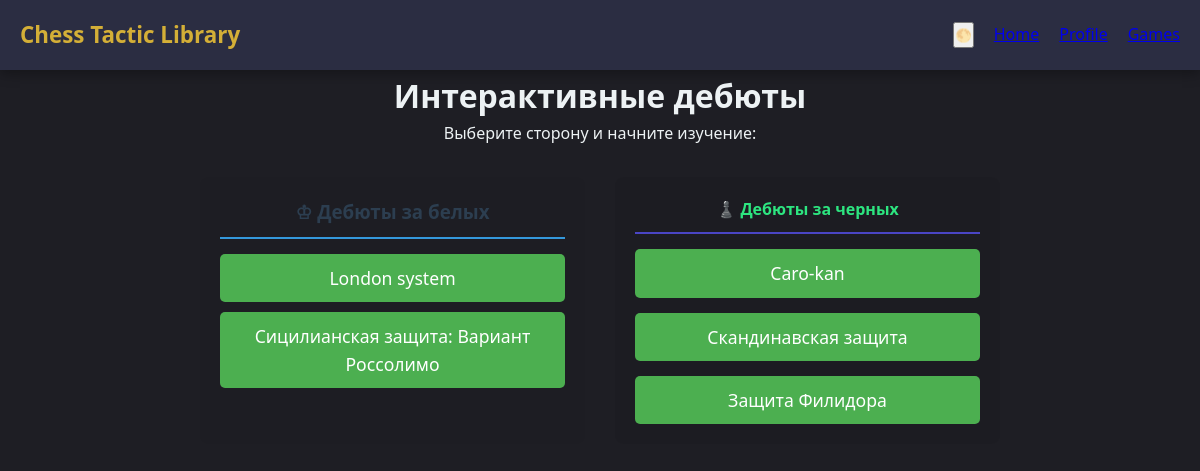
Screenshot of /game/ with the database file from the repository.
### Chess_Tactic_library/models.py (models this page shows, shortened)
class ChessTactic(models.Model):
    COLOR_CHOICES = [
        ('white', 'За белых'),
        ('black', 'За черных'),
    ]
    title = models.CharField(max_length=200, verbose_name='Название дебюта')
    color = models.CharField(
        max_length=10, choices=COLOR_CHOICES, default='white', verbose_name='Цвет'
    )
    fen = models.CharField(
        max_length=100,
        default='rnbqkbnr/pppppppp/8/8/8/8/PPPPPPPP/RNBQKBNR w KQkq - 0 1',
    )
    moves_sequence = models.JSONField(verbose_name='Последовательность ходов', default=list)
    description = models.TextField(blank=True, verbose_name='Описание')

### Chess_Tactic_library/views.py (the view)
# urls.py: path('game/', views.chess_board_view, name='chess_board'),
def chess_board_view(request):
    white_tactics = ChessTactic.objects.filter(color='white')
    black_tactics = ChessTactic.objects.filter(color='black')
    context = {
        'white_tactics': white_tactics,
        'black_tactics': black_tactics
    }
    return render(request, 'board.html', context)

### templates/board.html
{% extends 'header.html' %}
{% load static %}
{% block content %}
<div class="chess-wrapper" style="max-width: 800px; margin: 0 auto; text-align: center;">
    <h1>Интерактивные дебюты</h1>
    <p>Выберите сторону и начните изучение:</p>
    <div style="display: flex; justify-content: space-around; gap: 30px; margin-top: 30px; flex-wrap: wrap;">
        <div style="flex: 1; min-width: 300px; background: rgba(0,0,0,0.03); padding: 20px; border-radius: 8px;">
            <h3 style="color: #2c3e50; border-bottom: 2px solid #3498db; padding-bottom: 10px;">♔ Дебюты за белых</h3>
            <div style="display: flex; flex-direction: column; gap: 10px; margin-top: 15px;">
                {% for tactic in white_tactics %}
                <a href="{% url 'tactic_detail' tactic.pk %}" class="chess-btn" style="text-decoration: none; display: block;">
                    {{ tactic.title }}
                </a>
                {% empty %}
                    <p style="color: #7f8c8d; font-size: 0.9em;">Пока нет дебютов за белых</p>
                {% endfor %}
            </div>
        </div>
        <div style="flex: 1; min-width: 300px; background: rgba(0,0,0,0.05); padding: 20px; border-radius: 8px;">
            <h4 style="color: #2de580; border-bottom: 2px solid #4a45c5; padding-bottom: 10px;">♟️ Дебюты за черных</h4>
            <div style="display: flex; flex-direction: column; gap: 15px; margin-top: 15px;">
                {% for tactic in black_tactics %}
                    <a href="{% url 'tactic_detail' tactic.pk %}" class="chess-btn" style="text-decoration: none; display: block;">
                        {{ tactic.title }}
                    </a>
                {% empty %}
                    <p style="color: #8d99ae; font-size: 0.9em;">Пока нет дебютов за черных</p>
                {% endfor %}
            </div>
        </div>
    </div>
</div>
{% endblock %}

### static/css/header.css (style rules this page uses)
* { margin: 0; padding: 0; box-sizing: border-box; }
:root { --bg-color: #1e1e24; --card-bg: #2b2d42; --text-primary: #edf2f4; --text-secondary: #8d99ae; --gold-accent: #d4af37; }
.chess-btn { display: inline-block; padding: 10px 20px; font-size: 1.1em; cursor: pointer; background-color: #4CAF50; color: white; border: none; border-radius: 5px; text-decoration: none; transition: background-color 0.2s; box-sizing: border-box; }
body { font-family: 'Segoe UI', Tahoma, Geneva, Verdana, sans-serif; background-color: var(--bg-color); color: var(--text-primary); line-height: 1.6; min-height: 100vh; transition: background-color 0.3s ease, color 0.3s ease; }

### static/css/tactic_detail.css (style rules this page uses)
:root { --sidebar-bg: rgba(255, 255, 255, 0.05); --border-color: #444; --text-color: #fff; --scroll-bg: rgba(0, 0, 0, 0.2); --move-num-color: #95a5a6; --accent-line: #1787d1; }
.chess-btn { padding: 10px 20px; font-size: 1.1em; cursor: pointer; background-color: #4CAF50; color: white; border: none; border-radius: 5px; transition: background-color 0.2s; text-decoration: none; box-sizing: border-box; }

### static/css/board.css (style rules this page uses)
.chess-wrapper { max-width: 800px; margin: 0 auto; text-align: center; }
.chess-btn { text-decoration: none; display: block; }

### rows the page displays
ChessTactic: title "London system"
ChessTactic: title "Сицилианская защита: Вариант Россолимо"
ChessTactic: title "Caro-kan"
ChessTactic: title "Скандинавская защита"
ChessTactic: title "Защита Филидора"
